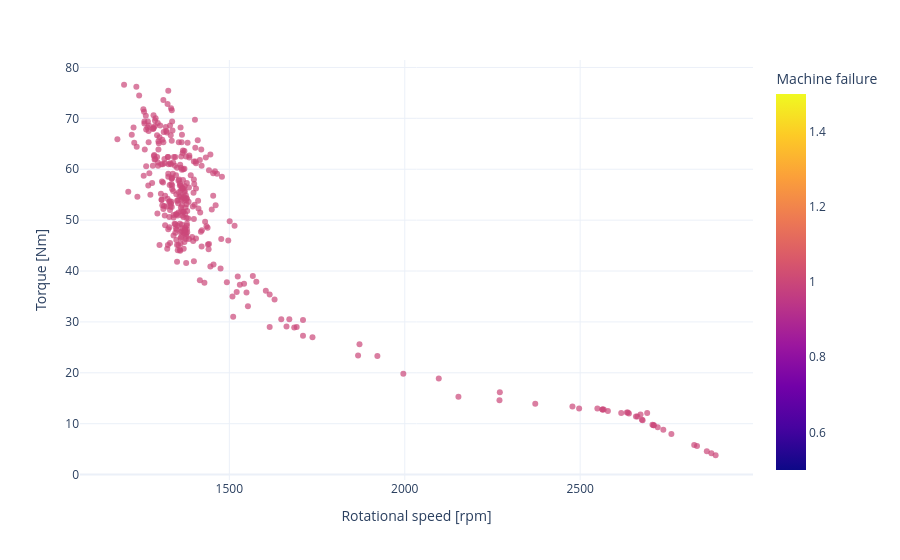

Notebook source saved alongside this figure:
### Code cell
# individual scatter plots
scatter_color ="Machine failure"
df_chart = df[df["Machine failure"]==1]

scatter_pairs = {
    1:[ 'Rotational speed [rpm]','Torque [Nm]',  scatter_color],
    2:[ 'Torque [Nm]', 'Tool wear [min]', scatter_color],
    3:[ 'Tool wear [min]','Torque [Nm]',  scatter_color]

    }


for key, values in scatter_pairs.items():
    fig = px.scatter(
        df_chart,
        x = values[0],
        y = values[1],
        color = values[2],
        opacity = 0.7,
        
        #        color_continuous_scale = ["green", "red"]

    )
    fig.show()

### Figure 1 — Plotly figure (JSON) as saved in the notebook; plotly's stock layout.template omitted (floating-point values rounded to 4 significant figures; data arrays with more than 128 entries replaced by an {"elided": "..."} marker saying what was removed)
{"data": [{"hovertemplate": "Rotational speed [rpm]=%{x}<br>Torque [Nm]=%{y}<br>Machine failure=%{marker.color}<extra></extra>", "legendgroup": "", "marker": {"color": {"elided": "339 int values"}, "coloraxis": "coloraxis", "opacity": 0.7, "symbol": "circle"}, "mode": "markers", "name": "", "orientation": "v", "showlegend": false, "type": "scatter", "x": {"elided": "339 int values"}, "xaxis": "x", "y": {"elided": "339 float values"}, "yaxis": "y"}], "layout": {"coloraxis": {"colorbar": {"title": {"text": "Machine failure"}}, "colorscale": [[0, "#0d0887"], [0.1111, "#46039f"], [0.2222, "#7201a8"], [0.3333, "#9c179e"], [0.4444, "#bd3786"], [0.5556, "#d8576b"], [0.6667, "#ed7953"], [0.7778, "#fb9f3a"], [0.8889, "#fdca26"], [1, "#f0f921"]]}, "legend": {"tracegroupgap": 0}, "margin": {"t": 60}, "xaxis": {"anchor": "y", "domain": [0, 1], "title": {"text": "Rotational speed [rpm]"}}, "yaxis": {"anchor": "x", "domain": [0, 1], "title": {"text": "Torque [Nm]"}}}}
